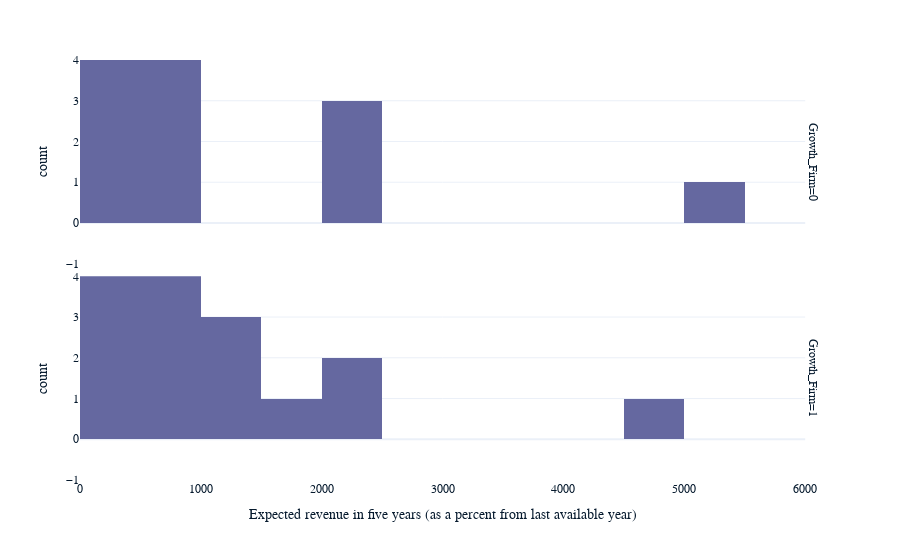

The notebook cell saved with this chart:
### Markdown cell above
## Visualizing Question 2.2

### Code cell
import plotly.express as px

px.histogram(
    survey, 
    x="question_2_row_2_transformed",
    labels={
        "question_2_row_2_transformed": "Expected revenue in five years (as a percent from last available year)"},
    facet_row="Growth_Firm",
    range_x=[0, 6000]
)

### Figure 1 — Plotly figure (JSON) as saved in the notebook; plotly's stock layout.template omitted (floating-point values rounded to 4 significant figures)
{"data": [{"alignmentgroup": "True", "bingroup": "x", "hovertemplate": "Growth_Firm=0<br>Expected revenue in five years (as a percent from last available year)=%{x}<br>count=%{y}<extra></extra>", "legendgroup": "", "marker": {"color": "#6568a0", "pattern": {"shape": ""}}, "name": "", "offsetgroup": "", "orientation": "v", "showlegend": false, "x": [50.75, 51.18, 62.93, 39.13, 32.8, 17.71, 64.62, 68.68, 34.45, 689.3, 29.92, 16.55, 49.45, 28.8, 28.04, 60.64, 326.5, 215.5, 90.96, 48.72, -9.633, 67.21, 85.19, 121.1, 455.6, 599.8, 81.72, 452.5, 47.58, 53.3, 140.4, 118.9, 295.0, 245.1, 873.7, -1.602, 2036.0, 5449.0, 252.6, 185.1, 465.0, 115.1, 332.6, 171.3, 190.6, 176.1, 57.22, 2342.0, 84.76, 185.3, -12.98, 2477.0, 161.3, 226.3, 387.3, 702.4, 120.6, 147.2], "xaxis": "x2", "yaxis": "y2", "type": "histogram"}, {"alignmentgroup": "True", "bingroup": "x", "hovertemplate": "Growth_Firm=1<br>Expected revenue in five years (as a percent from last available year)=%{x}<br>count=%{y}<extra></extra>", "legendgroup": "", "marker": {"color": "#6568a0", "pattern": {"shape": ""}}, "name": "", "offsetgroup": "", "orientation": "v", "showlegend": false, "x": [206.9, 160.9, 450.7, 79.9, -78.36, -13.01, 351.0, 89.93, 83.02, 267.4, 128.6, 366.2, 136.1, 742.7, 259.7, 133.4, 228.3, 58.29, 351.7, 194.2, 277.6, 296.4, 86.5, 578.0, 121.1, 44.93, 347.0, 1010.0, 293.6, 43.8, 143.1, 154.5, 16100.0, 133.3, 296.1, 335.0, 640.2, 274.4, 2421.0, 184.4, 294.4, 1578.0, 56.49, 140.1, 2075.0, 96.57, 632.8, 154.5, 187.4, 94.84, 76.68, 232.8, 284.8, 78.78, 12.01, 235.9, 1159.0, 1417.0, 446.1, 4997.0, 465.8, 19.69], "xaxis": "x", "yaxis": "y", "type": "histogram"}], "layout": {"xaxis": {"anchor": "y", "domain": [0, 0.98], "title": {"text": "Expected revenue in five years (as a percent from last available year)"}, "range": [0, 6000]}, "yaxis": {"anchor": "x", "domain": [0, 0.485], "title": {"text": "count"}}, "xaxis2": {"anchor": "y2", "domain": [0, 0.98], "matches": "x", "showticklabels": false}, "yaxis2": {"anchor": "x2", "domain": [0.515, 1], "matches": "y", "title": {"text": "count"}}, "annotations": [{"font": {}, "showarrow": false, "text": "Growth_Firm=1", "textangle": 90, "x": 0.98, "xanchor": "left", "xref": "paper", "y": 0.2425, "yanchor": "middle", "yref": "paper"}, {"font": {}, "showarrow": false, "text": "Growth_Firm=0", "textangle": 90, "x": 0.98, "xanchor": "left", "xref": "paper", "y": 0.7575, "yanchor": "middle", "yref": "paper"}], "legend": {"tracegroupgap": 0}, "margin": {"t": 60}, "barmode": "relative"}}
